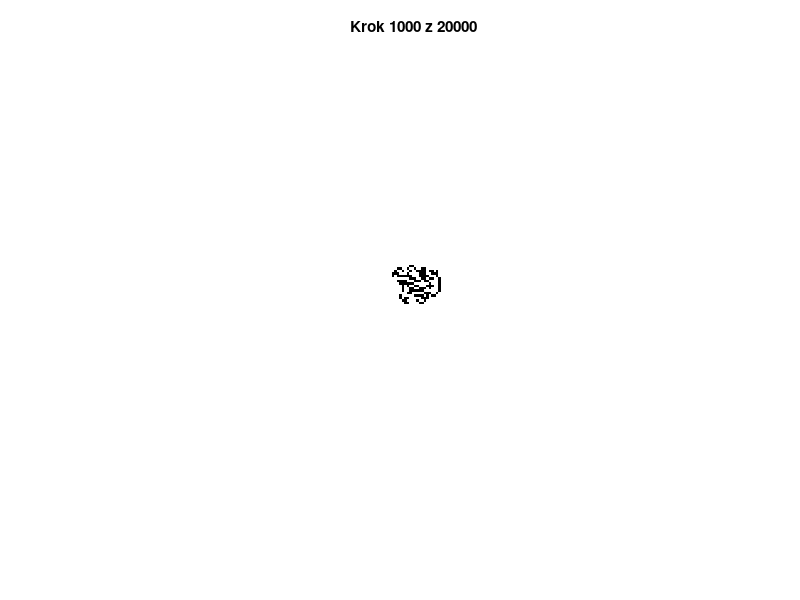

Write the MATLAB code that produced this figure. (Note: this script raises an error after producing the figure.)
clear; close all; clc;

gridSize = 200;
steps = 20000;
drawEvery = 1000;

gifFile = 'langton_ant.gif';
gifDelay = 0.02;

grid = zeros(gridSize)
r = round(gridSize/2);
c = round(gridSize/2);

% Směry: 1 = nahoru, 2 = vpravo, 3 = dolů, 4 = vlevo
dir = 1;

figure('Color','white');
h = imagesc(grid);
colormap([1 1 1; 0 0 0]);
axis equal off;
drawnow;

for t = 1:steps
    
    current = grid(r,c);
    
    if current == 0
        dir = dir + 1;
        if dir > 4, dir = 1; end
        grid(r,c) = 1;
    else
        dir = dir - 1;
        if dir < 1, dir = 4; end
        grid(r,c) = 0;
    end
    
    if dir == 1
        r = r - 1;
    elseif dir == 2
        c = c + 1;
    elseif dir == 3
        r = r + 1;
    elseif dir == 4
        c = c - 1;
    end
    
    if r < 1 || r > gridSize || c < 1 || c > gridSize
        disp('Mravenec narazil do okraje');
        break;
    end
    
    if mod(t, drawEvery) == 0
        set(h, 'CData', grid);
        title(sprintf('Krok %d z %d', t, steps));
        drawnow;
        
        frame = getframe(gcf);

        
        [A,map] = rgb2ind(frame2im(frame), 256);
            if t == drawEvery
                imwrite(A, map, gifFile, 'gif', 'LoopCount', inf, 'DelayTime', gifDelay);
            else
                imwrite(A, map, gifFile, 'gif', 'WriteMode', 'append', 'DelayTime', gifDelay);
            end
    end
end
